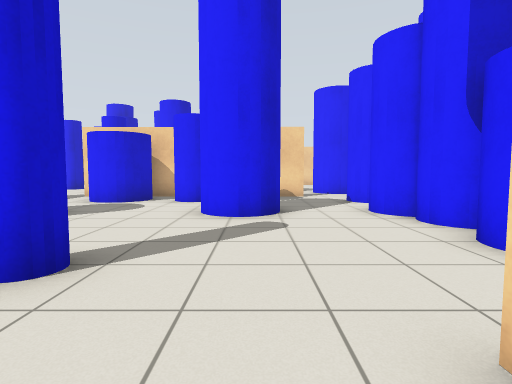
[1] (above)

24 first-person views from a walk through a robot-simulator world made for Gazebo. The camera is 0.94 m above the floor, tilts 4° down and sees 80° across. The floor is counted in squares, 1 m on a side. Each view is taken from the middle of a square. On the plan, view 1 faces up. The plan holds only what a view shows up to about 11 squares ahead; the rest is blank. The place goes on beyond the plan. Simple patterns stand in for the simulator's built-in surfaces.

[2]
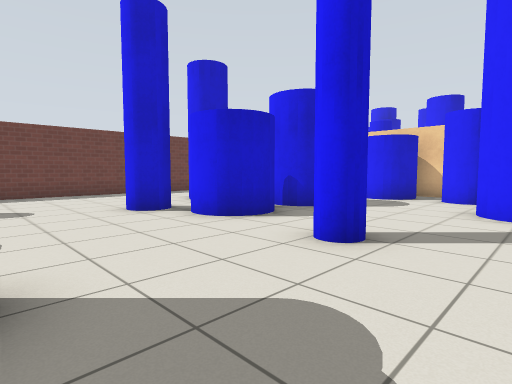

[3]
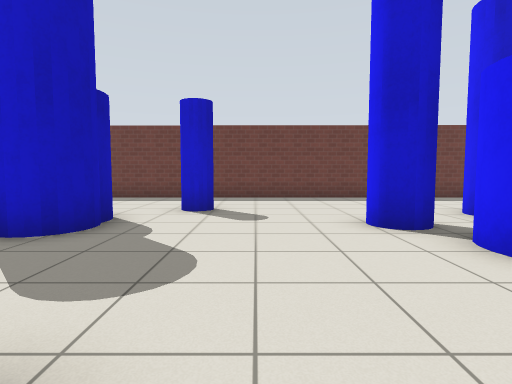

[4]
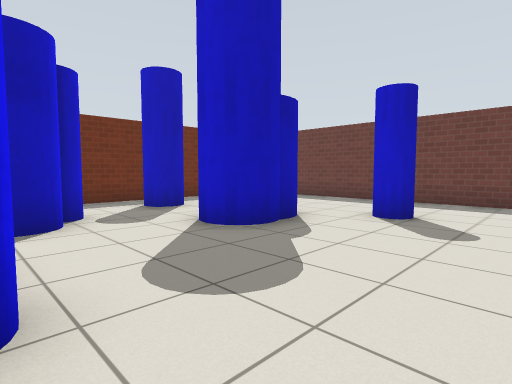

[5]
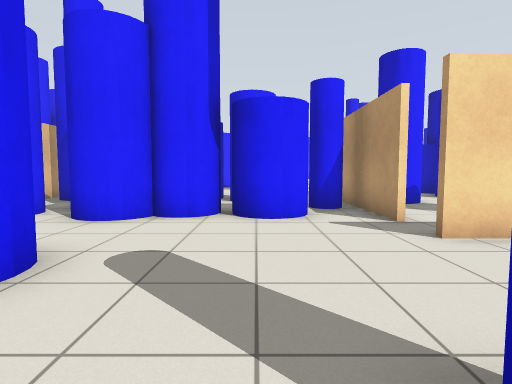

[6]
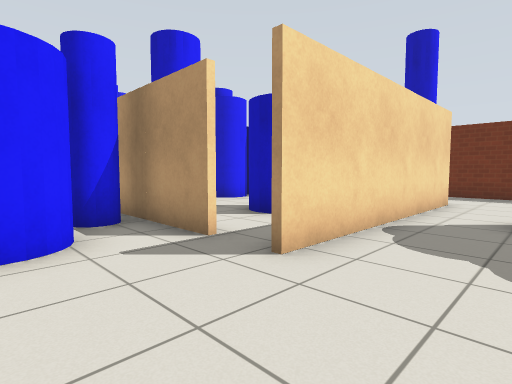

[7]
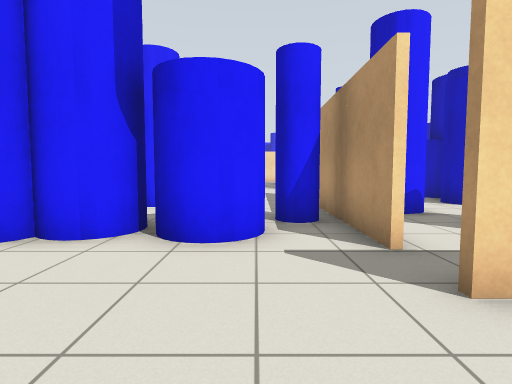

[8]
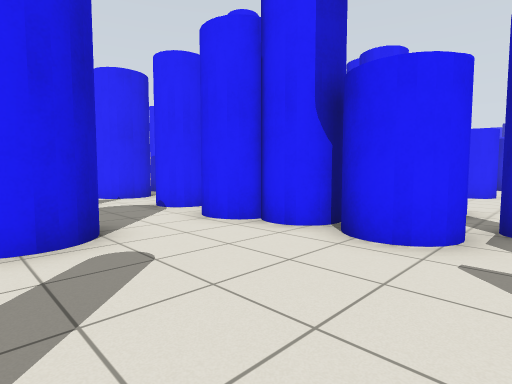

[9]
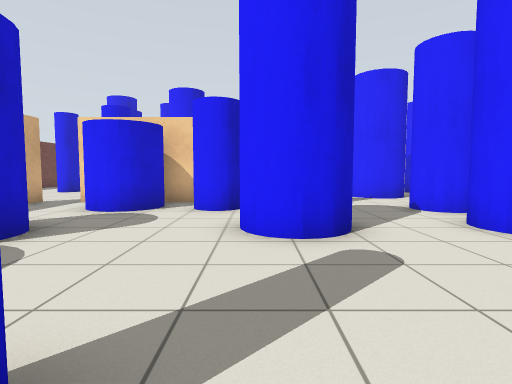

[10]
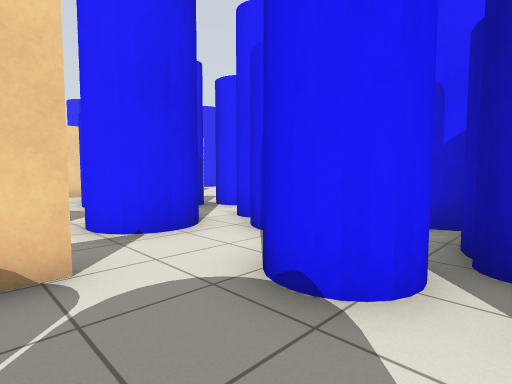

[11]
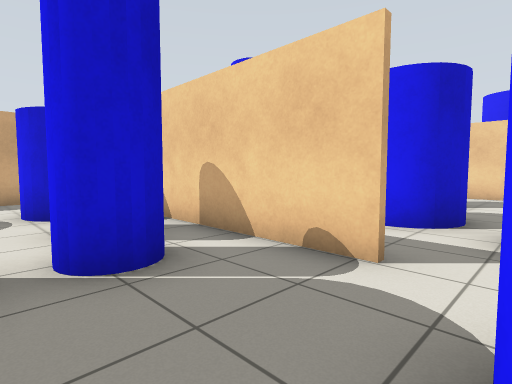

[12]
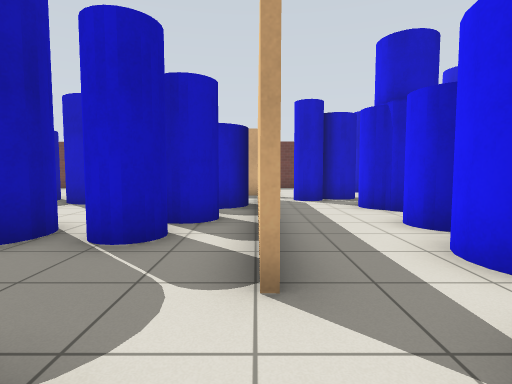

[13]
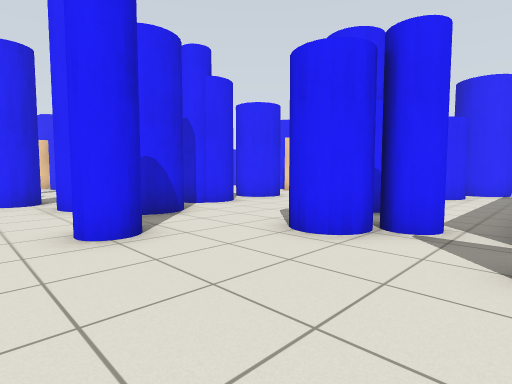

[14]
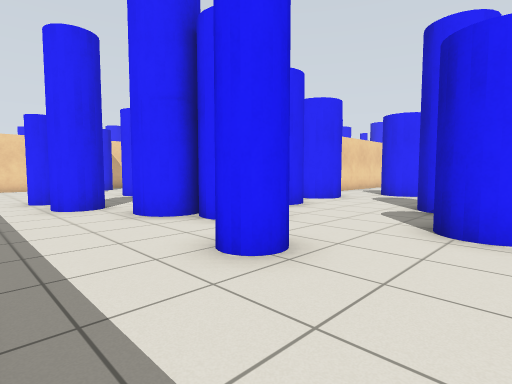

[15]
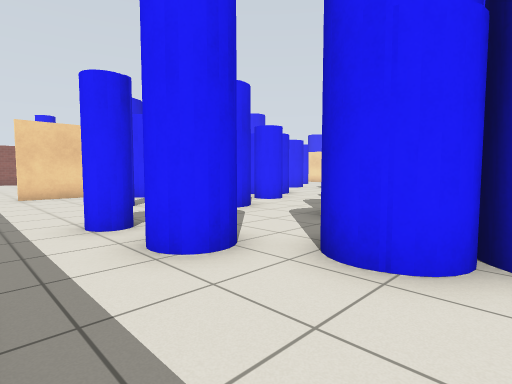

[16]
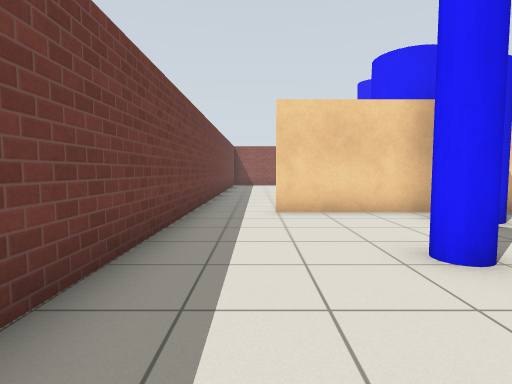

[17]
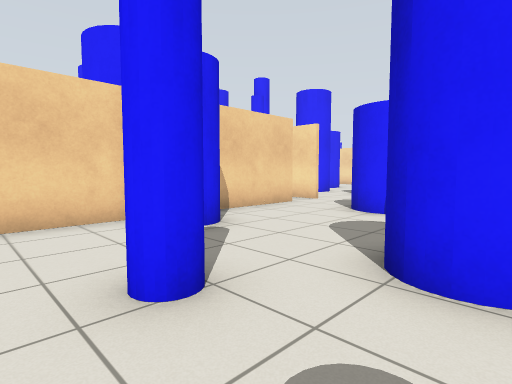

[18]
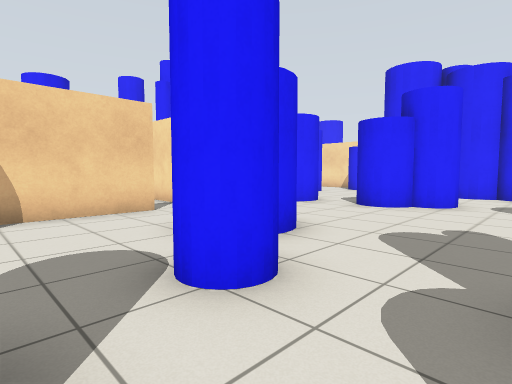

[19]
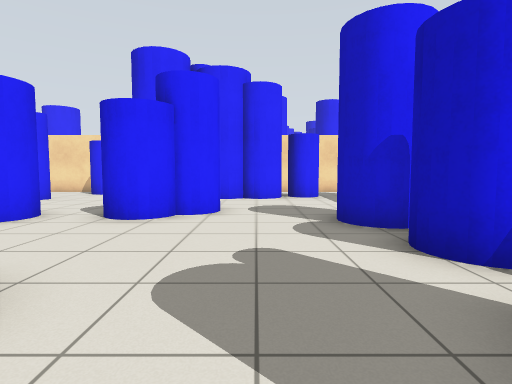

[20]
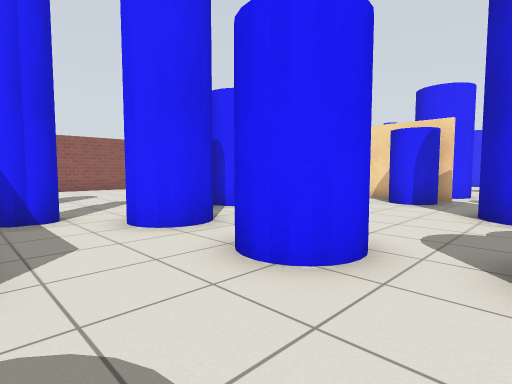

[21]
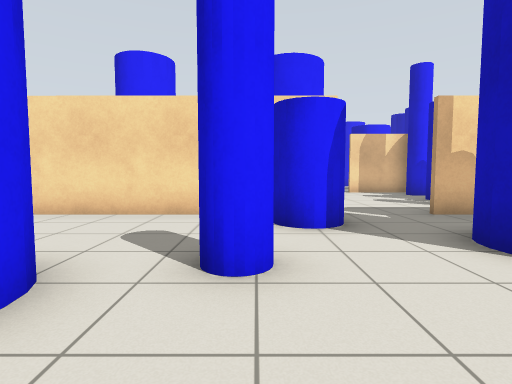

[22]
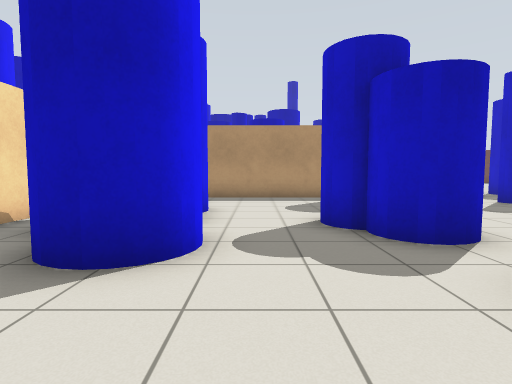

[23]
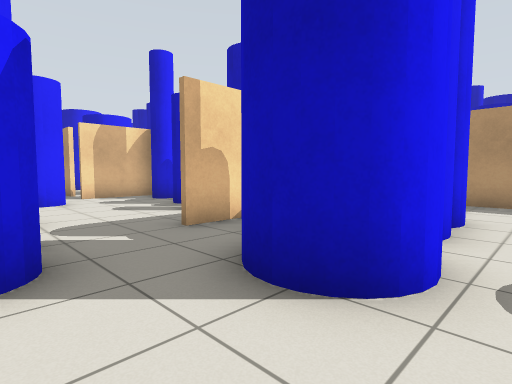

[24]
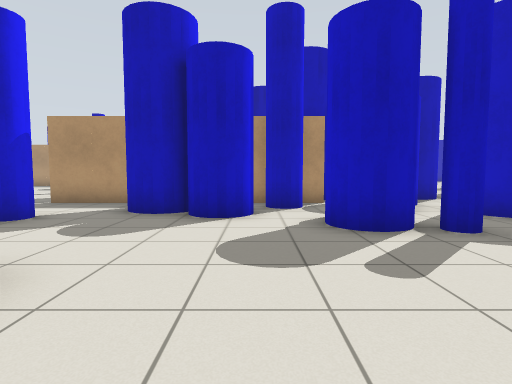

### Floor plan
Points are (right, up) in squares from view 1. A wall is a line through its corners. A room is listed if a view was taken in it or the views show most of it. See-through windows are left out.
Room 1 (views 1, 2, 3, 4, 5, 6, 7, 8, 9, 10, 11, 12, 13, 14, 15, 16, 17, 18, 19, 20, 21, 22, 23, 24)
walls: (1.8, 11) (-3.8, 11.1); (7, 11.1) (9.1, 11.1); (-2.9, 14.3) (-3.6, 13.8); (-2.9, 14.5) (-3.4, 13.9); (7.9, 11) (7.1, 11); (1.9, 20.2) (0.7, 20.2); (2.6, 20.4) (6.7, 20.4); (4.4, 20.2) (3.9, 20.2); (-7.5, 11.3) (-7.5, 8.8); (2.5, 1.4) (6.8, 1.4); (12.6, 11.1) (15, 11.1); (9.5, 24.9) (9.5, 27.3); (-12.6, 7.3) (-12.6, 6.2); (-12.6, 3.9) (-12.7, -5.1); (1.2, -5.7) (1.2, 1.4); (-2.5, 29.8) (-5.5, 29.8); (9.5, 29.3) (9.5, 34.5); (-7, 29.8) (-10.6, 29.8); (0, -8.5) (1.9, -8.5); (-12.5, 29.6) (-12.5, 24.7); (-9.3, -8.5) (-5.5, -8.5)
ways out: opening at (-11.5, 30); opening at (-2, 30); gap at (15, 11)
objects: blue cylinder (-10, -2) to (-9, -1); blue cylinder (-10, 15) to (-9, 16); blue cylinder (-10, 21) to (-9, 22); blue cylinder (-10, 23); blue cylinder (-9, 5) to (-8, 6); blue pole (-9, 26); blue cylinder (-8, -4) to (-7, -3); blue pole (-8, 2) to (-7, 3); blue cylinder (-8, 17) to (-7, 18); blue cylinder (-8, 20); blue cylinder (-7, -7) to (-7, -6); blue cylinder (-7, 13) to (-6, 14); blue cylinder (-7, 24) to (-6, 25); blue cylinder (-7, 29); blue cylinder (-6, -3); blue cylinder (-6, 3) to (-5, 4); blue cylinder (-6, 6) to (-5, 7); blue cylinder (-6, 12) to (-6, 13); blue pole (-6, 19) to (-5, 19); blue cylinder (-5, -6) to (-4, -5); blue cylinder (-5, 9) to (-4, 10); blue cylinder (-5, 18); blue cylinder (-5, 20); blue cylinder (-4, 15); blue cylinder (-4, 25); blue cylinder (-3, -5); blue cylinder (-3, -2) to (-3, -1); blue cylinder (-3, 19) to (-2, 20); blue pole (-3, 22) to (-2, 22); blue cylinder (-3, 26) to (-2, 27); blue pole (-2, 3); blue cylinder (-2, 9) to (-2, 10); blue cylinder (-2, 14) to (-1, 15); blue cylinder (-1, 6) to (0, 8); blue cylinder (-1, 9) to (0, 9); blue cylinder (-1, 21) to (0, 22); blue cylinder (0, 13) to (2, 14); blue cylinder (0, 17) to (1, 18); blue pole (0, 34); blue cylinder (1, 21) to (2, 22); blue cylinder (1, 29) to (3, 30); blue cylinder (1, 32) to (2, 33); blue pole (2, -6); blue cylinder (2, 26) to (3, 27); blue cylinder (3, -2) to (4, -1); blue cylinder (3, 3) to (4, 4); blue cylinder (3, 5) to (4, 6); blue cylinder (3, 7) to (4, 7); blue cylinder (3, 9) to (4, 10); blue cylinder (3, 13) to (4, 14); blue cylinder (3, 25) to (4, 26); blue pole (4, 8) to (5, 9); blue cylinder (4, 16) to (5, 17); blue cylinder (5, 2); blue cylinder (5, 7) to (6, 9); blue pole (5, 12) to (6, 12); blue cylinder (5, 33) to (6, 34); blue cylinder (6, -1) to (7, 0); blue cylinder (6, 4) to (7, 5); blue cylinder (6, 10) to (6, 11); blue pole (6, 15); blue cylinder (6, 24) to (7, 25); blue cylinder (6, 25); blue cylinder (6, 27) to (7, 28); blue cylinder (6, 31); blue cylinder (7, -3); blue cylinder (7, 6) to (8, 6); blue cylinder (7, 9) to (8, 10); blue cylinder (7, 14) to (8, 15); blue cylinder (7, 22) to (8, 23); blue cylinder (8, -4) to (9, -3); blue cylinder (8, 6) to (9, 7); blue pole (8, 12) to (9, 12); blue cylinder (8, 25); blue cylinder (8, 30) to (9, 30); blue cylinder (9, 13) to (10, 14); blue cylinder (10, -5) to (11, -4); blue cylinder (10, -3); other object (10, 7) to (11, 8); blue cylinder (10, 12) to (12, 13); blue cylinder (11, 23) to (13, 24); blue pole (11, 24); blue cylinder (11, 29) to (12, 31); blue cylinder (12, 4) to (13, 5); blue cylinder (12, 34) to (13, 34); blue cylinder (13, 19) to (14, 20); blue cylinder (13, 25); blue pole (14, 14); blue pole (15, 24) to (15, 25); blue cylinder (15, 28) to (15, 29)

Where each view was taken, in squares from view 1:
view 1: 0 up, 0 right, facing up
view 2: 1 down, 0 right, facing up-left
view 3: 0 up, 2 left, facing left
view 4: 1 up, 3 left, facing down-left
view 5: 4 up, 3 left, facing right
view 6: 4 up, 1 left, facing down-right
view 7: 3 up, 1 left, facing right
view 8: 2 up, 1 left, facing up-right
view 9: 2 up, 1 left, facing up
view 10: 8 up, 1 right, facing up-right
view 11: 8 up, 3 right, facing up-left
view 12: 11 up, 4 right, facing left
view 13: 11 up, 11 left, facing up-right
view 14: 13 up, 12 left, facing up-right
view 15: 18 up, 12 left, facing up-right
view 16: 23 up, 11 left, facing up
view 17: 24 up, 10 left, facing up-right
view 18: 23 up, 6 left, facing up-right
view 19: 24 up, 4 left, facing right
view 20: 27 up, 1 left, facing up-right
view 21: 31 up, 3 right, facing right
view 22: 31 up, 5 right, facing down
view 23: 30 up, 5 right, facing down-right
view 24: 20 up, 9 right, facing down
